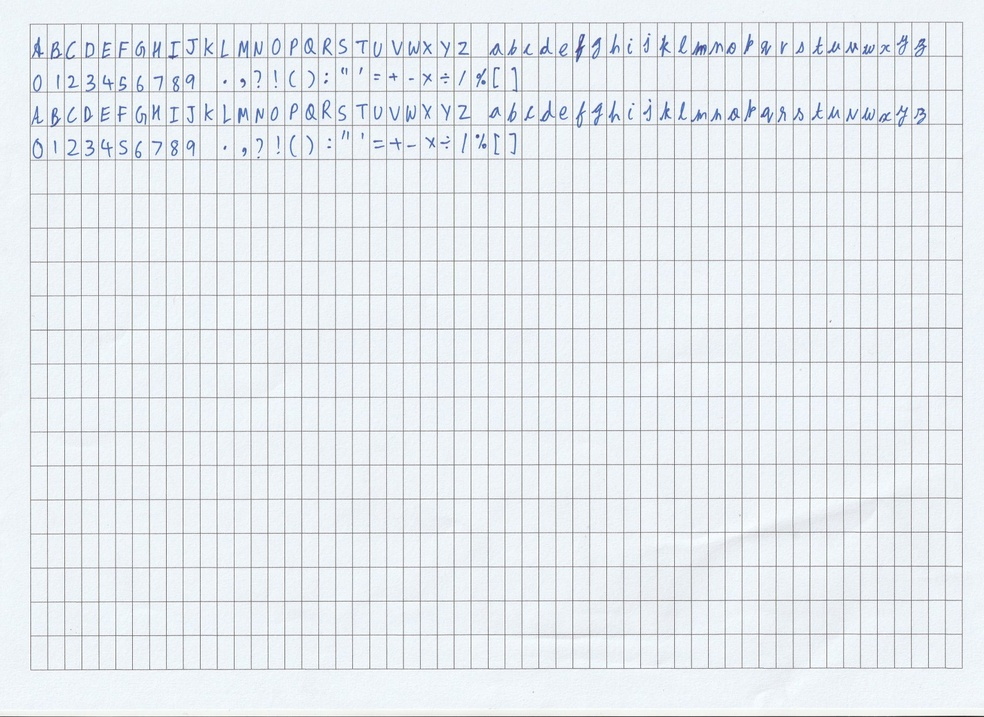
#> input picture scanner/scan_final_.jpg, 984 x 717 px, shrunk from 1712 x 1248 before the run, found by its file name
$ python scanner2.py   (older library calls are emulated)
#> lines starting #> are read from the running program, lines starting #| are printed output that depends on the picture; after the words box and inside, x2 and y2 are one past the last pixel; in counts of white or black regions, pixels touching at a corner belong together

import cv2, math, numpy as np
import time

def detect_box( image, line_min_width = 24 ):

#> called with image = 'scanner\\scan_final_.jpg', line_min_width = 24
    image = cv2.imread( image )
#> image is the input picture: shape (717, 984, 3); mean B, G, R 239.6, 235, 230.3

    # Convert ot grayscale and binarize
    gray_scale          = cv2.cvtColor( image, cv2.COLOR_BGR2GRAY )
    th1, img_bin        = cv2.threshold( gray_scale, 200, 255, cv2.THRESH_BINARY )
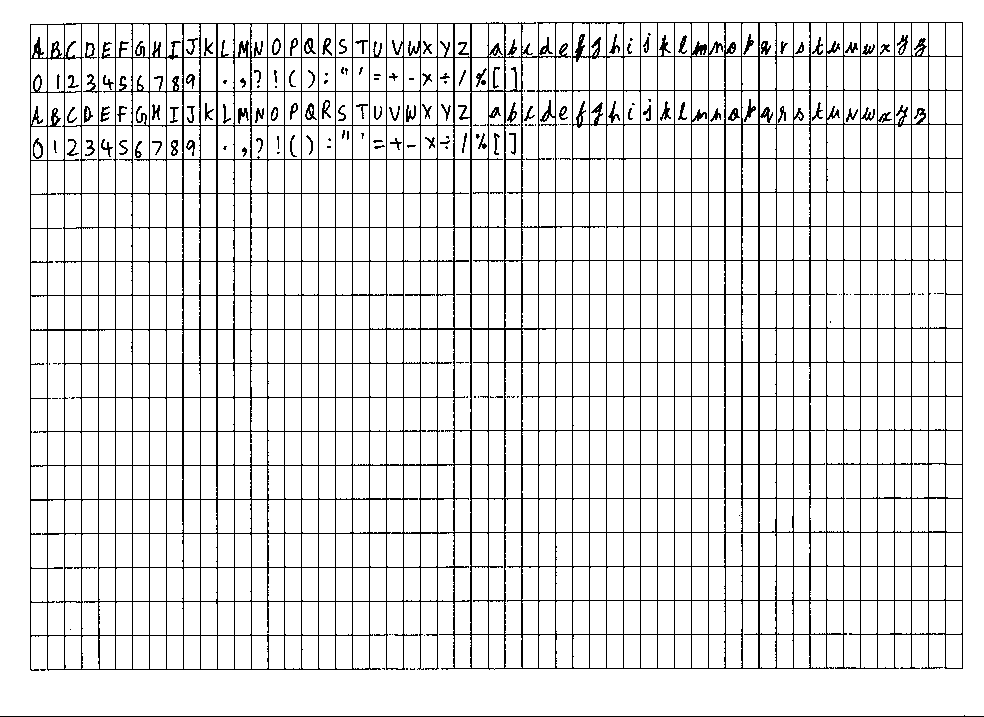
#> img_bin: shape (717, 984); 89.8% white; black in thin lines or dots

    cv2.imshow( 'bin', ~img_bin )

    # Run kernels to remove non-essential details
    kernal_h            = np.ones( (1, line_min_width), np.uint8 )
    kernal_v            = np.ones( (line_min_width, 1), np.uint8 )
    img_bin_h           = cv2.morphologyEx( ~img_bin, cv2.MORPH_OPEN, kernal_h )
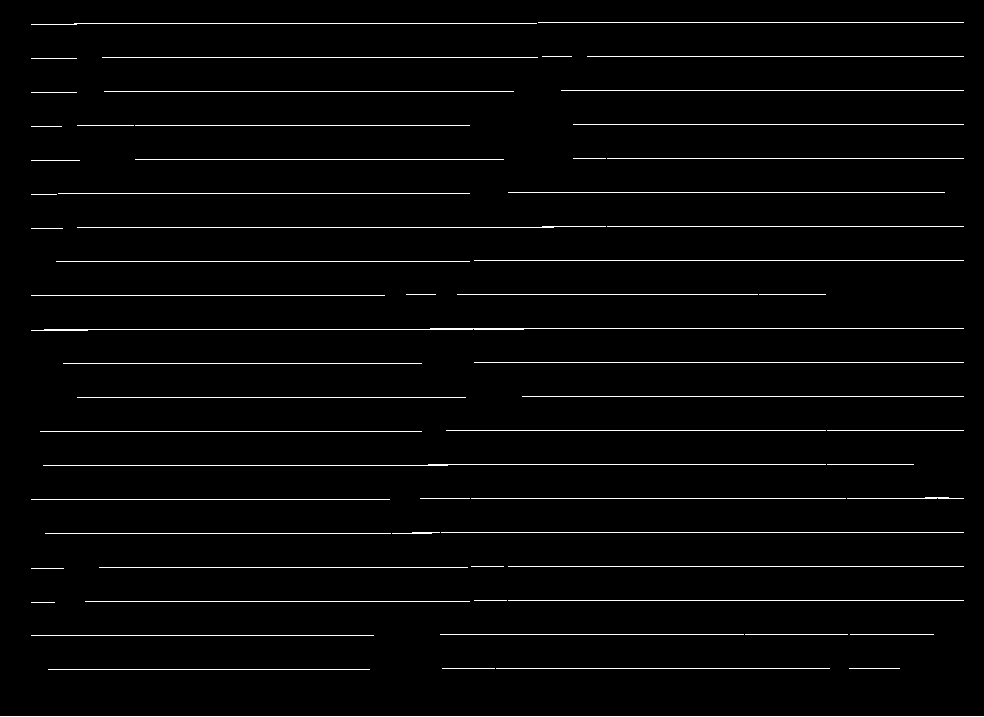
#> img_bin_h: shape (717, 984); 2.6% white in thin lines or dots
    img_bin_v           = cv2.morphologyEx( ~img_bin, cv2.MORPH_OPEN, kernal_v )
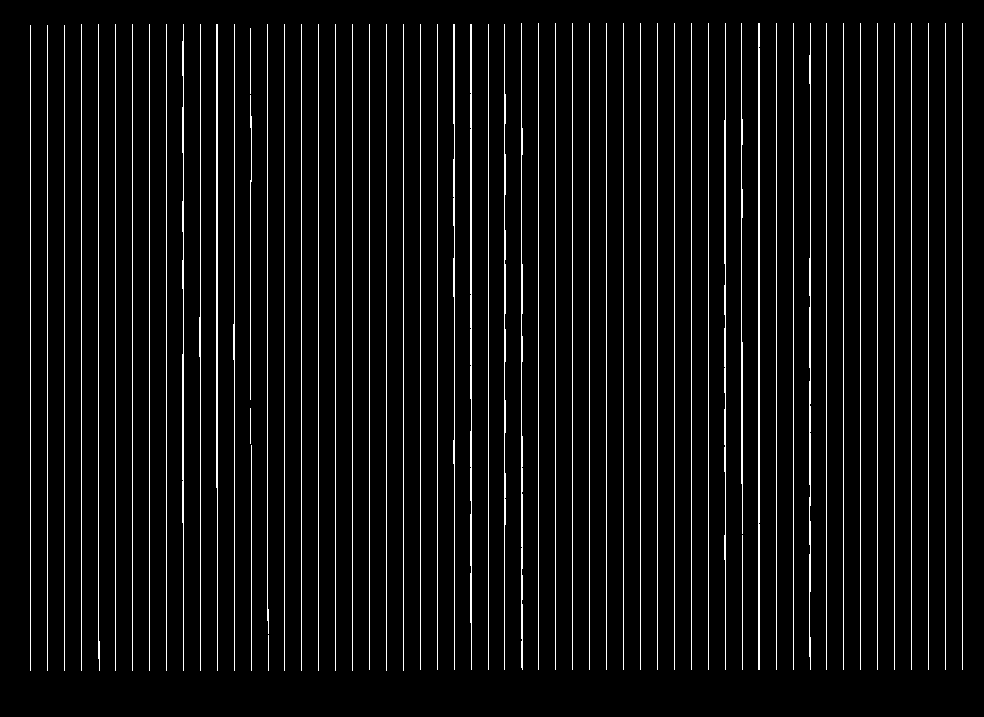
#> img_bin_v: shape (717, 984); 5.7% white in thin lines or dots, all inside (x1, y1, x2, y2) = (30, 23, 963, 671)

    # Get the resultant or of the two kernelled images
    img_bin_final       = img_bin_h | img_bin_v
#> img_bin_final: shape (717, 984); 8.1% white in thin lines or dots
    final_kernel        = np.ones((6, 6), np.uint8)
    img_bin_final       = cv2.dilate( img_bin_final, final_kernel, iterations = 1 )
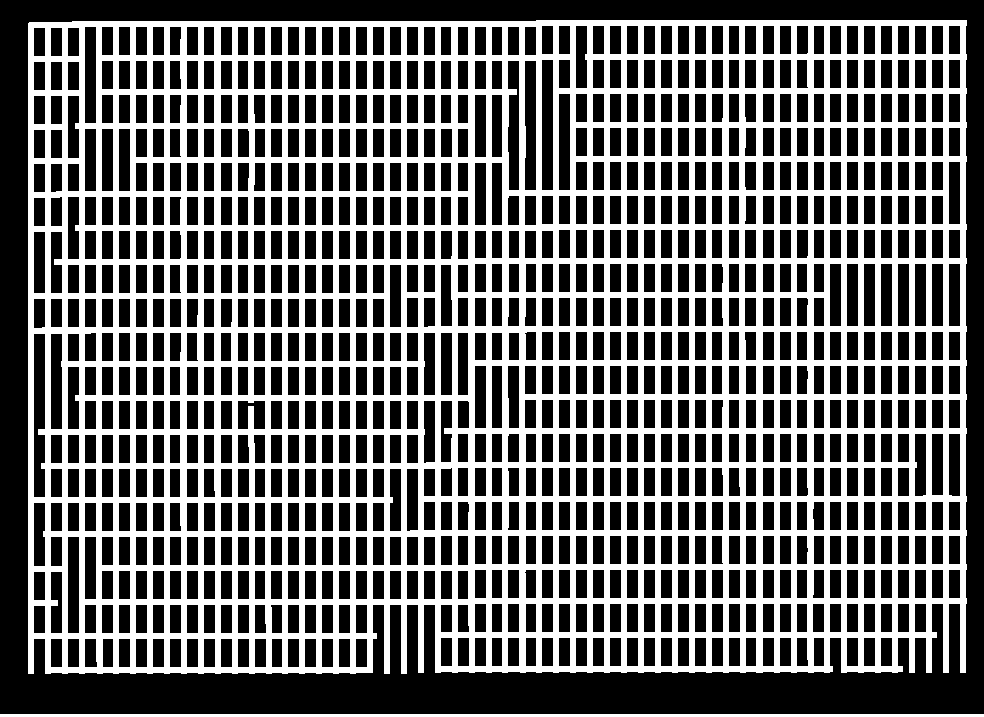
#> img_bin_final: shape (717, 984); 41.6% white; 2 white regions, box (x1, y1, x2, y2) and area: (28, 20, 967, 674) 290581, (0, 714, 984, 717) 2952

    cv2.imshow( 'kernel', img_bin_final )

    ret, labels, stats,centroids = cv2.connectedComponentsWithStats(~img_bin_final, connectivity=8, ltype=cv2.CV_32S)
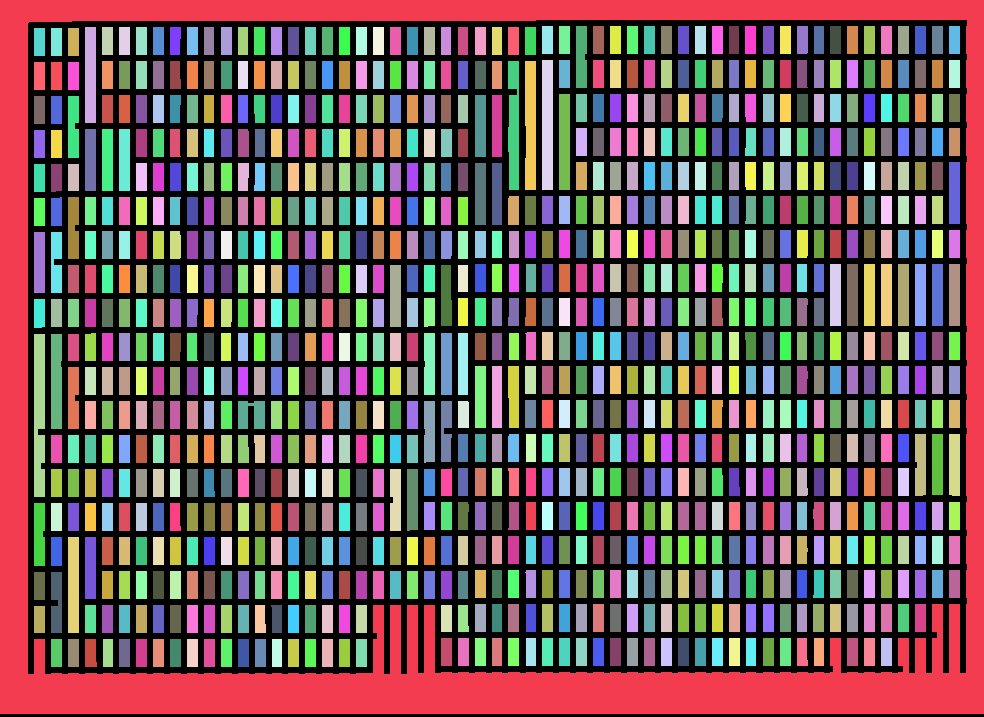
#> labels: shape (717, 984) int32; 969 distinct labels, from 0 to 968; one colour per label, 0 black
#> ret = 969; stats = 969 rows, first 6: [0, 20, 984, 697, 293533], [0, 0, 984, 714, 96613], [85, 27, 11, 96, 1056], [102, 27, 11, 28, 308], [119, 27, 11, 28, 308], [136, 27, 11, 28, 308]; centroids = 969 pairs, first value 38.9 to 954, second value 39.46 to 652.7

    for x,y,w,h,area in stats[2:]:
        cv2.rectangle(image,(x,y),(x+w,y+h),(0,255,0),2)
#> this loop made 967 passes
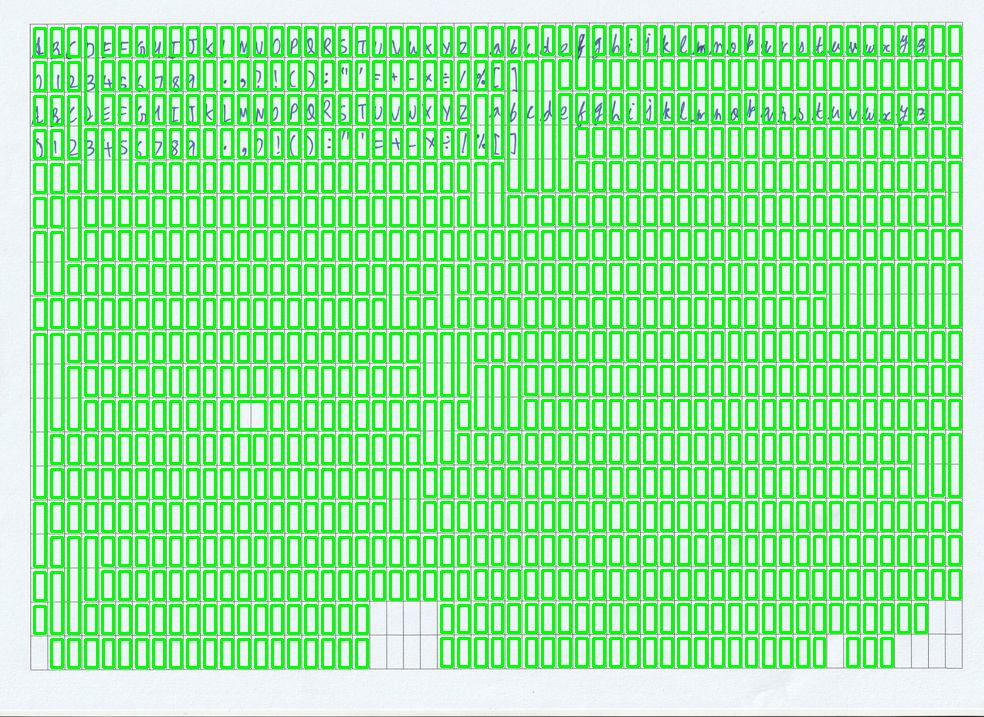
#> image: shape (717, 984, 3); mean B, G, R 158.4, 239.9, 152.1

    cv2.imshow( 'final', image )

detect_box('scanner\\scan_final_.jpg')
cv2.waitKey(0)
cv2.destroyAllWindows()
